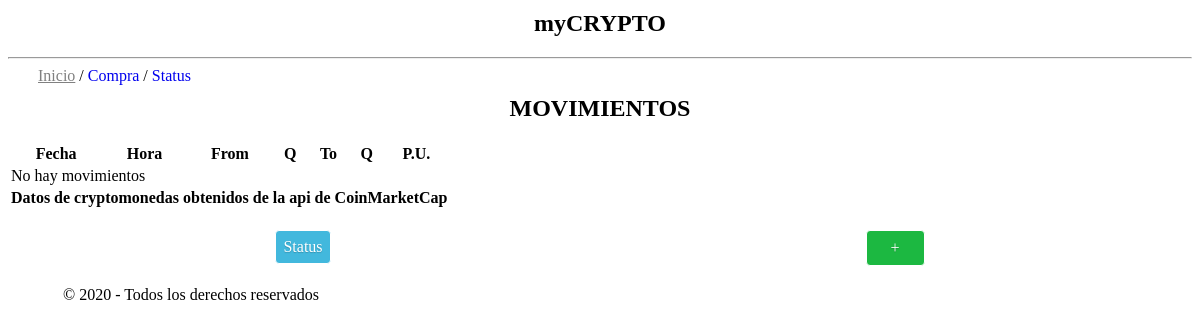
/, run on an earlier commit of the app's database.
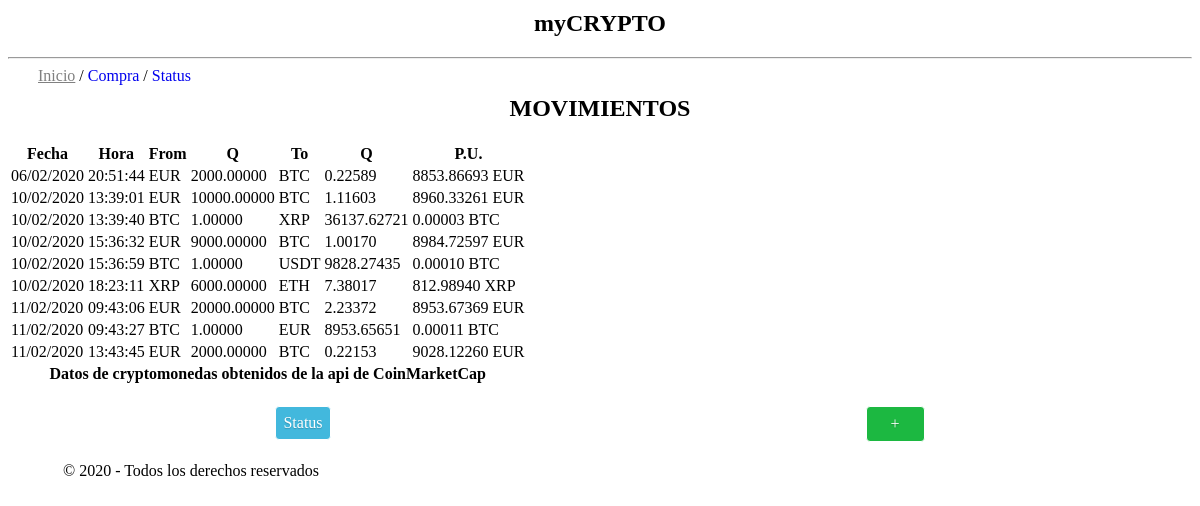
And on a later commit of the database.
### tables this page shows
CREATE TABLE "movements" (
	"id"	INTEGER,
	"date"	TEXT,
	"time"	TEXT,
	"from_currency"	INTEGER,
	"from_quantity"	REAL,
	"to_currency"	INTEGER,
	"to_quantity"	REAL,
	PRIMARY KEY("id"),
	FOREIGN KEY("from_currency") REFERENCES "cryptos",
	FOREIGN KEY("to_currency") REFERENCES "cryptos"
);

### cryptoapp/routes.py (the view)
@app.route("/", methods=['GET', 'POST'])
def index():
    conn = sqlite3.connect(BASE_DATOS)
    cursor = conn.cursor()
    query = "SELECT * from movements;"
    try:
        filas = cursor.execute(query)
    except OperationalError as o:
        return render_template("index.html", o=o)
    listado = []
    valorUnit = []
    for fila in filas:
        fila = list(fila)
        valorUnit = fila[4] / fila[6]
        fila.append(valorUnit)
        fila = tuple(fila)
        listado.append(fila)
    conn.close()
    return render_template("index.html", listado = listado)

### cryptoapp/templates/index.html (shortened to what this page needs)
{% extends "base.html" %}
{% block content %}
    <nav>
        <a class="deact" href="/">Inicio</a> /
        <a href="purchase">Compra</a> /
        <a href="status">Status</a>
    </nav>
    <h1 class="titulo">MOVIMIENTOS</h1>
    <div class="centrar">
        <table class="pure-table pure-table-horizontal">
            <thead>
                <tr>
                    <th>Fecha</th>
                    <th>Hora</th>
                    <th>From</th>
                    <th>Q</th>
                    <th>To</th>
                    <th>Q</th>
                    <th>P.U.</th>
                </tr>
            </thead>
            <tfoot class="pure-table pure-table-horizontal">
                <tr>
                    <th colspan="7">Datos de cryptomonedas obtenidos de la api de CoinMarketCap</th>
                </tr>
            </tfoot>
            <tbody>
                {% if listado | length == 0 %}
                    <tr>
                        <td colspan="7">No hay movimientos</td>
                    </tr>
                {% endif %}
                {% for linea in listado %}
                    <tr>
                        <td>{{linea[1]}}</td>
                        <td>{{linea[2]}}</td>
                        <td>{{linea[3]}}</td>
                        <td>{{"{:.5f}".format(linea[4])}}</td>
                        <td>{{linea[5]}}</td>
                        <td>{{"{:.5f}".format(linea[6])}}</td>
                        <td>{{"{:.5f}".format(linea[7])}} {{linea[3]}}</td>
                    </tr>
                {% endfor %}
            </tbody>
        </table>
    </div>
    <div class="padre space">
        <div class="hijo">
            <a class="botonazul" href="status">Status</a>
        </div>
        <div class="hijo">
            <a class="botonverde pad" href="purchase">+</a>
        </div>
    </div>
{% endblock %}

What changed in the data, as far as the page shows it:
added movements: date "06/02/2020", time "20:51:44", from_currency "EUR", from_quantity "2000.00000", to_currency "BTC", to_quantity "0.22589", linea "8853.86693"
added movements: date "10/02/2020", time "13:39:01", from_currency "EUR", from_quantity "10000.00000", to_currency "BTC", to_quantity "1.11603", linea "8960.33261"
added movements: date "10/02/2020", time "13:39:40", from_currency "BTC", from_quantity "1.00000", to_currency "XRP", to_quantity "36137.62721", linea "0.00003"
added movements: date "10/02/2020", time "15:36:32", from_currency "EUR", from_quantity "9000.00000", to_currency "BTC", to_quantity "1.00170", linea "8984.72597"
added movements: date "10/02/2020", time "15:36:59", from_currency "BTC", from_quantity "1.00000", to_currency "USDT", to_quantity "9828.27435", linea "0.00010"
added movements: date "10/02/2020", time "18:23:11", from_currency "XRP", from_quantity "6000.00000", to_currency "ETH", to_quantity "7.38017", linea "812.98940"
added movements: date "11/02/2020", time "09:43:06", from_currency "EUR", from_quantity "20000.00000", to_currency "BTC", to_quantity "2.23372", linea "8953.67369"
added movements: date "11/02/2020", time "09:43:27", from_currency "BTC", from_quantity "1.00000", to_currency "EUR", to_quantity "8953.65651", linea "0.00011"
added movements: date "11/02/2020", time "13:43:45", from_currency "EUR", from_quantity "2000.00000", to_currency "BTC", to_quantity "0.22153", linea "9028.12260"
Also different on the page:
text no longer shown: "No hay movimientos"
